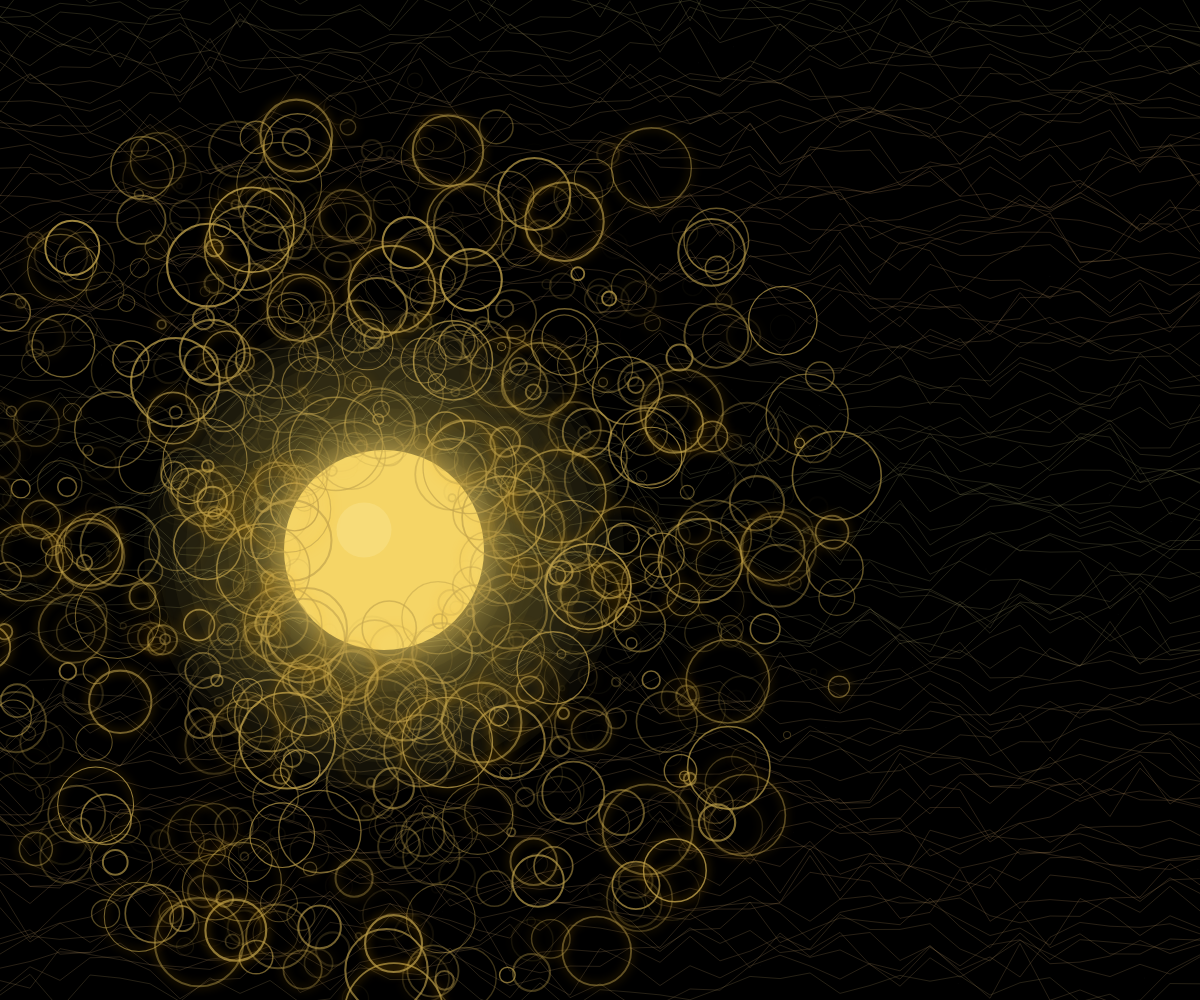
Frame 1 (no input)
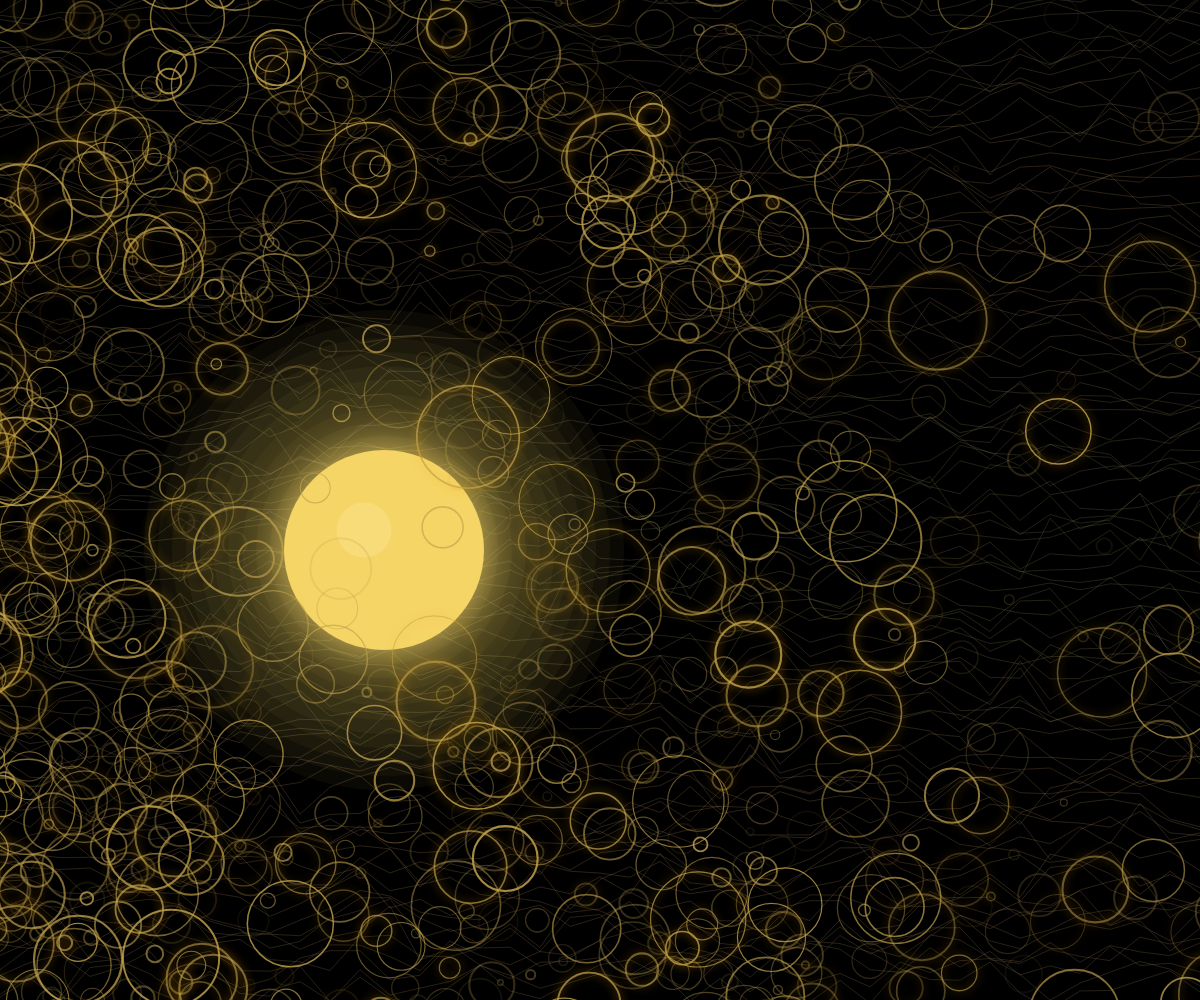
Frame 60 (no input)
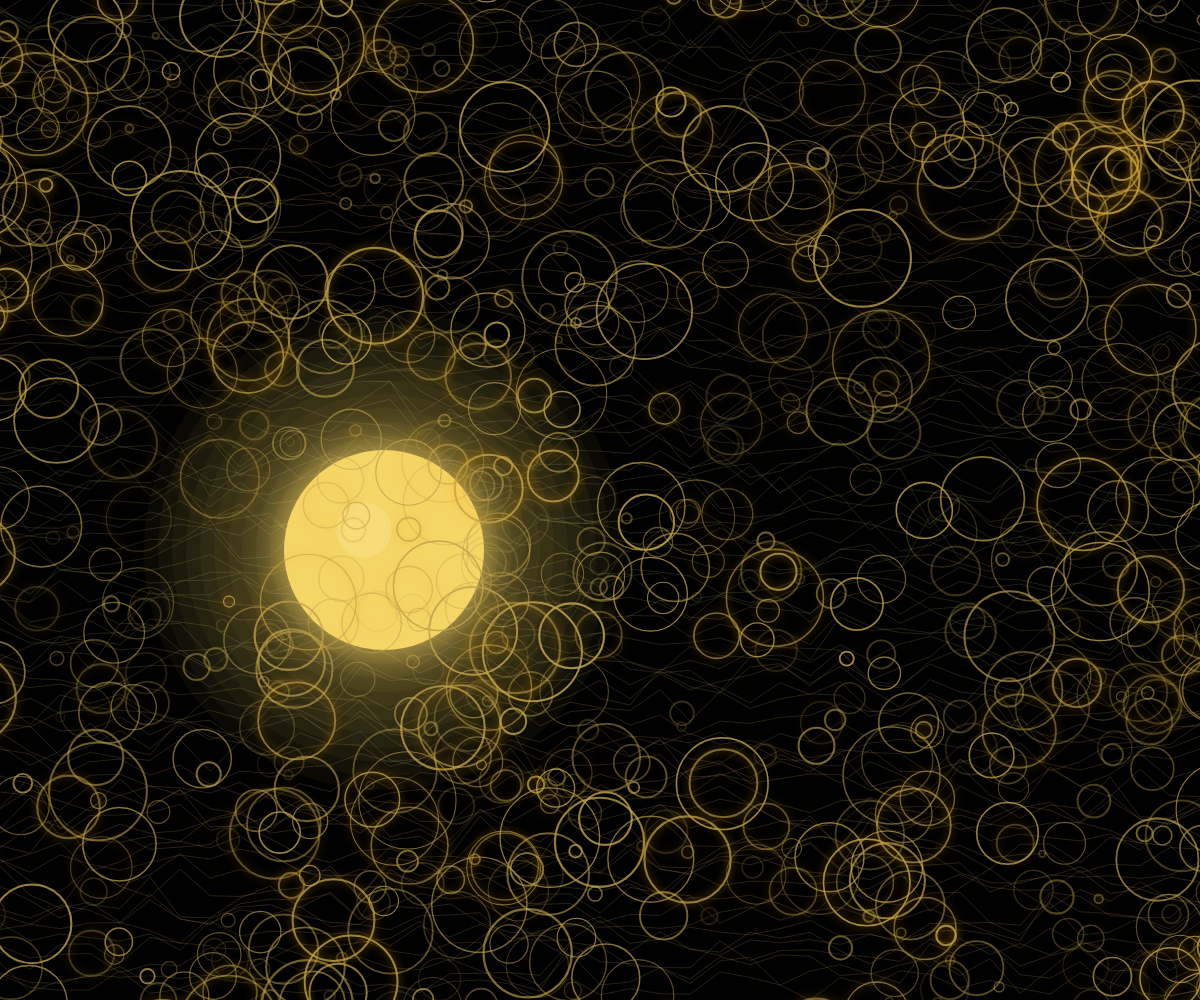
Frame 120 (the mouse pressed at the canvas centre since frame 60)

The p5.js sketch that drew these frames (run headless with seeded random() and noise() and a simulated clock; from frame 60 on, the mouse is pressed at the canvas centre):

// p5.js sketch
// ── sketch.js
/*
  Reactive Civic Sun System
  --------------------------------
  Features
  - Circles react to each other
  - Long-lived circles
  - Archived background memory
  - Mouse generates new circles
  - Sun attraction + orbit
  - Clean editable settings at the top
*/

const SETTINGS = {
  canvas: {
    background: [0, 0, 0]
  },

  sun: {
    xRatio: 0.32,
    yRatio: 0.55,
    radiusRatio: 0.1,
    attractStrength: 0.08,
    orbitStrength: 0.06,
    coreColor: [245, 213, 102],
    glowColor: [255, 220, 110],
    glowLayers: 10,
    glowStep: 14,
    glowAlpha: 10,
    shadowBlur: 45,
    highlightOffsetX: -0.2,
    highlightOffsetY: -0.2,
    highlightSizeRatio: 0.55,
    highlightColor: [255, 245, 190, 55]
  },

  flow: {
    enabled: true,
    lineSpacing: 10,
    pointSpacing: 30,
    noiseScaleX: 0.1,
    noiseScaleY: 0.06,
    noiseSpeed: 0.03,
    displacement: 50,
    strokeAlpha: 60,
    colorBase: [160, 130, 90]
  },

  activeCircles: {
    initialCount: 800,
    maxCount: 820,

    minRadius: 5,
    maxRadius: 52,

    minStroke: 1.0,
    maxStroke: 2.2,

    minAlpha: 130,
    maxAlpha: 220,

    spawnDistanceMin: 0.9,
    spawnDistanceMax: 4.6,
    spawnJitter: 16,

    maxSpeed: 10,
    damping: 5,

    neighborRadius: 120,
    repelDistance: 50,
    repelStrength: 0.018,
    attractStrength: 0.005,
    alignStrength: 0.003,

    wobbleStrength: 0.015,

    glowChance: 0.28,
    glowBlur: 10,
    glowColor: "rgba(255, 174, 0, 0.82)",
    color: [193, 163, 77],

    birthFrames: 500,
    activeFrames: 1400,
    fadeFrames: 700
  },

  archivedCircles: {
    maxCount: 1800,
    alphaMultiplier: 0.922,
    strokeMultiplier: 10.7,
    driftAmount: 0.03
  },

  mouseSpawn: {
    enabled: false,
    circlesPerMove: 2,
    positionJitter: 18,
    velocityJitter: 0.6,
    radiusMin: 10,
    radiusMax: 46,
    alphaMin: 150,
    alphaMax: 235,
    strokeMin: 1.0,
    strokeMax: 2.2,
    glowChance: 0.52
  },

  overlay: {
    enabled: true,
    pointCount: 140,
    alpha: 8
  }
};

let activeCircles = [];
let archivedCircles = [];
let flowOffset = 0;
let sun = {};

function setup() {
  createCanvas(windowWidth, windowHeight);
  initializeSun();
  generateInitialCircles();
}

function draw() {
  drawBackground();
  drawFlowField();
  drawArchivedCircles();
  drawSun();
  updateActiveCircles();
  drawActiveCircles();
  drawOverlayNoise();
}

function windowResized() {
  resizeCanvas(windowWidth, windowHeight);
  initializeSun();
}

function initializeSun() {
  sun = {
    x: width * SETTINGS.sun.xRatio,
    y: height * SETTINGS.sun.yRatio,
    r: min(width, height) * SETTINGS.sun.radiusRatio
  };
}

function drawBackground() {
  const bg = SETTINGS.canvas.background;
  background(bg[0], bg[1], bg[2]);
}

function drawFlowField() {
  const flow = SETTINGS.flow;
  if (!flow.enabled) return;

  push();
  noFill();

  for (let y = 0; y < height; y += flow.lineSpacing) {
    beginShape();

    for (let x = 0; x <= width; x += flow.pointSpacing) {
      const n = noise(x * flow.noiseScaleX, y * flow.noiseScaleY, flowOffset);
      const yy = y + map(n, 0, 1, -flow.displacement, flow.displacement);

      stroke(
        flow.colorBase[0] + 20 * sin((x + y) * 0.01),
        flow.colorBase[1] + 20 * n,
        flow.colorBase[2],
        flow.strokeAlpha
      );

      vertex(x, yy);
    }

    endShape();
  }

  flowOffset += flow.noiseSpeed;
  pop();
}

function drawSun() {
  const s = SETTINGS.sun;

  push();
  noStroke();

  for (let i = s.glowLayers; i > 0; i--) {
    const glowRadius = sun.r + i * s.glowStep;
    fill(s.coreColor[0], s.coreColor[1], s.coreColor[2], s.glowAlpha);
    ellipse(sun.x, sun.y, glowRadius * 2);
  }

  drawingContext.shadowBlur = s.shadowBlur;
  drawingContext.shadowColor = rgbaString(s.glowColor, 0.85);

  fillColor(s.coreColor);
  ellipse(sun.x, sun.y, sun.r * 2);

  drawingContext.shadowBlur = 0;

  fillColor(s.highlightColor);
  ellipse(
    sun.x + sun.r * s.highlightOffsetX,
    sun.y + sun.r * s.highlightOffsetY,
    sun.r * s.highlightSizeRatio
  );

  pop();
}

function generateInitialCircles() {
  const c = SETTINGS.activeCircles;
  activeCircles = [];

  for (let i = 0; i < c.initialCount; i++) {
    const angle = random(TWO_PI);
    const d = random(sun.r * c.spawnDistanceMin, sun.r * c.spawnDistanceMax);
    activeCircles.push(createCircleAroundSun(angle, d));
  }
}

function createCircleAroundSun(angle, distanceFromSun) {
  const c = SETTINGS.activeCircles;

  return {
    x: sun.x + cos(angle) * distanceFromSun + random(-c.spawnJitter, c.spawnJitter),
    y: sun.y + sin(angle) * distanceFromSun + random(-c.spawnJitter, c.spawnJitter),

    vx: random(-0.4, 0.4),
    vy: random(-0.4, 0.4),

    ax: 0,
    ay: 0,

    r: random(c.minRadius, c.maxRadius),
    baseAlpha: random(c.minAlpha, c.maxAlpha),
    strokeW: random(c.minStroke, c.maxStroke),

    age: floor(random(0, c.activeFrames * 0.35)),
    birthFrames: c.birthFrames,
    activeFrames: c.activeFrames,
    fadeFrames: c.fadeFrames,

    glow: random() < c.glowChance,
    seed: random(1000)
  };
}

function createCircleAtMouse() {
  const m = SETTINGS.mouseSpawn;
  const c = SETTINGS.activeCircles;

  return {
    x: mouseX + random(-m.positionJitter, m.positionJitter),
    y: mouseY + random(-m.positionJitter, m.positionJitter),

    vx: random(-m.velocityJitter, m.velocityJitter),
    vy: random(-m.velocityJitter, m.velocityJitter),

    ax: 0,
    ay: 0,

    r: random(m.radiusMin, m.radiusMax),
    baseAlpha: random(m.alphaMin, m.alphaMax),
    strokeW: random(m.strokeMin, m.strokeMax),

    age: 0,
    birthFrames: c.birthFrames,
    activeFrames: c.activeFrames,
    fadeFrames: c.fadeFrames,

    glow: random() < m.glowChance,
    seed: random(1000)
  };
}

function mouseMoved() {
  if (!SETTINGS.mouseSpawn.enabled) return;
  if (!isMouseInsideCanvas()) return;

  for (let i = 0; i < SETTINGS.mouseSpawn.circlesPerMove; i++) {
    activeCircles.push(createCircleAtMouse());
  }
}

function isMouseInsideCanvas() {
  return mouseX >= 0 && mouseX <= width && mouseY >= 0 && mouseY <= height;
}

function updateActiveCircles() {
  for (let i = 0; i < activeCircles.length; i++) {
    const circle = activeCircles[i];

    circle.ax = 0;
    circle.ay = 0;

    applyNeighborForces(circle, i);
    applySunForces(circle);
    applyWobble(circle);
    integrateCircle(circle);

    circle.age++;
  }

  archiveExpiredCircles();
  trimActiveCircleCount();
}

function applyNeighborForces(circle, selfIndex) {
  const c = SETTINGS.activeCircles;

  let avgVX = 0;
  let avgVY = 0;
  let neighborCount = 0;

  for (let i = 0; i < activeCircles.length; i++) {
    if (i === selfIndex) continue;

    const other = activeCircles[i];
    const dx = other.x - circle.x;
    const dy = other.y - circle.y;
    const d = sqrt(dx * dx + dy * dy);

    if (d <= 0 || d > c.neighborRadius) continue;

    neighborCount++;
    avgVX += other.vx;
    avgVY += other.vy;

    if (d < c.repelDistance) {
      const force = (1 - d / c.repelDistance) * c.repelStrength;
      circle.ax -= (dx / d) * force;
      circle.ay -= (dy / d) * force;
    } else {
      const localAttract = c.attractStrength * (1 - d / c.neighborRadius);
      circle.ax += (dx / d) * localAttract;
      circle.ay += (dy / d) * localAttract;
    }
  }

  if (neighborCount > 0) {
    avgVX /= neighborCount;
    avgVY /= neighborCount;

    circle.ax += (avgVX - circle.vx) * c.alignStrength;
    circle.ay += (avgVY - circle.vy) * c.alignStrength;
  }
}

function applySunForces(circle) {
  const dx = sun.x - circle.x;
  const dy = sun.y - circle.y;
  const d = max(1, sqrt(dx * dx + dy * dy));

  const radialX = dx / d;
  const radialY = dy / d;

  circle.ax += radialX * SETTINGS.sun.attractStrength;
  circle.ay += radialY * SETTINGS.sun.attractStrength;

  const tangentX = -radialY;
  const tangentY = radialX;

  circle.ax += tangentX * SETTINGS.sun.orbitStrength;
  circle.ay += tangentY * SETTINGS.sun.orbitStrength;
}

function applyWobble(circle) {
  const wobble = SETTINGS.activeCircles.wobbleStrength;

  circle.ax += sin(frameCount * 0.02 + circle.seed) * wobble;
  circle.ay += cos(frameCount * 0.018 + circle.seed) * wobble;
}

function integrateCircle(circle) {
  const c = SETTINGS.activeCircles;

  circle.vx += circle.ax;
  circle.vy += circle.ay;

  circle.vx *= c.damping;
  circle.vy *= c.damping;

  const speed = sqrt(circle.vx * circle.vx + circle.vy * circle.vy);
  if (speed > c.maxSpeed) {
    circle.vx = (circle.vx / speed) * c.maxSpeed;
    circle.vy = (circle.vy / speed) * c.maxSpeed;
  }

  circle.x += circle.vx;
  circle.y += circle.vy;

  softlyContain(circle);
}

function softlyContain(circle) {
  const margin = 40;

  if (circle.x < -margin) {
    circle.x = -margin;
    circle.vx *= -0.5;
  }
  if (circle.x > width + margin) {
    circle.x = width + margin;
    circle.vx *= -0.5;
  }
  if (circle.y < -margin) {
    circle.y = -margin;
    circle.vy *= -0.5;
  }
  if (circle.y > height + margin) {
    circle.y = height + margin;
    circle.vy *= -0.5;
  }
}

function isExpired(circle) {
  const totalLife = circle.birthFrames + circle.activeFrames + circle.fadeFrames;
  return circle.age > totalLife;
}

function toArchivedCircle(circle) {
  const a = SETTINGS.archivedCircles;

  return {
    x: circle.x,
    y: circle.y,
    r: circle.r,
    alpha: circle.baseAlpha * a.alphaMultiplier,
    strokeW: circle.strokeW * a.strokeMultiplier,
    seed: circle.seed
  };
}

function archiveExpiredCircles() {
  const survivors = [];

  for (const circle of activeCircles) {
    if (isExpired(circle)) {
      archivedCircles.push(toArchivedCircle(circle));
    } else {
      survivors.push(circle);
    }
  }

  activeCircles = survivors;
  trimArchivedCircleCount();
}

function trimActiveCircleCount() {
  const maxCount = SETTINGS.activeCircles.maxCount;
  const extra = activeCircles.length - maxCount;
  if (extra <= 0) return;

  const removed = activeCircles.splice(0, extra);
  archivedCircles.push(...removed.map(toArchivedCircle));
  trimArchivedCircleCount();
}

function trimArchivedCircleCount() {
  const maxCount = SETTINGS.archivedCircles.maxCount;
  if (archivedCircles.length > maxCount) {
    archivedCircles.splice(0, archivedCircles.length - maxCount);
  }
}

function drawArchivedCircles() {
  const color = SETTINGS.activeCircles.color;
  const drift = SETTINGS.archivedCircles.driftAmount;

  push();
  noFill();

  for (const circle of archivedCircles) {
    const offset = sin(frameCount * 0.003 + circle.seed) * drift;

    stroke(color[0], color[1], color[2], circle.alpha);
    strokeWeight(circle.strokeW);
    ellipse(circle.x + offset, circle.y + offset, circle.r * 2);
  }

  pop();
}

function drawActiveCircles() {
  const color = SETTINGS.activeCircles.color;

  for (const circle of activeCircles) {
    const alpha = getCircleDisplayAlpha(circle);
    const scale = getCircleDisplayScale(circle);

    push();
    noFill();

    if (circle.glow) {
      drawingContext.shadowBlur = SETTINGS.activeCircles.glowBlur;
      drawingContext.shadowColor = SETTINGS.activeCircles.glowColor;
    } else {
      drawingContext.shadowBlur = 0;
    }

    stroke(color[0], color[1], color[2], alpha);
    strokeWeight(circle.strokeW);
    ellipse(circle.x, circle.y, circle.r * 2 * scale);

    drawingContext.shadowBlur = 0;
    pop();
  }
}

function getCircleDisplayAlpha(circle) {
  if (circle.age < circle.birthFrames) {
    return map(circle.age, 0, circle.birthFrames, 0, circle.baseAlpha);
  }

  if (circle.age < circle.birthFrames + circle.activeFrames) {
    return circle.baseAlpha;
  }

  const fadeAge = circle.age - (circle.birthFrames + circle.activeFrames);
  return map(fadeAge, 0, circle.fadeFrames, circle.baseAlpha, 0);
}

function getCircleDisplayScale(circle) {
  if (circle.age < circle.birthFrames) {
    return map(circle.age, 0, circle.birthFrames, 0.35, 1);
  }
  return 1;
}

function drawOverlayNoise() {
  const overlay = SETTINGS.overlay;
  if (!overlay.enabled) return;

  push();
  stroke(255, 255, 255, overlay.alpha);

  for (let i = 0; i < overlay.pointCount; i++) {
    point(random(width), random(height));
  }

  pop();
}

function fillColor(arr) {
  fill(arr[0], arr[1], arr[2], arr.length === 4 ? arr[3] : 255);
}

function rgbaString(rgbArray, alpha) {
  return `rgba(${rgbArray[0]}, ${rgbArray[1]}, ${rgbArray[2]}, ${alpha})`;
}
// ── style.css
html,
body {
  margin: 80;
  padding: 80;
  overflow: hidden;
  background: #000000;
}

canvas {
  display: block;
}
